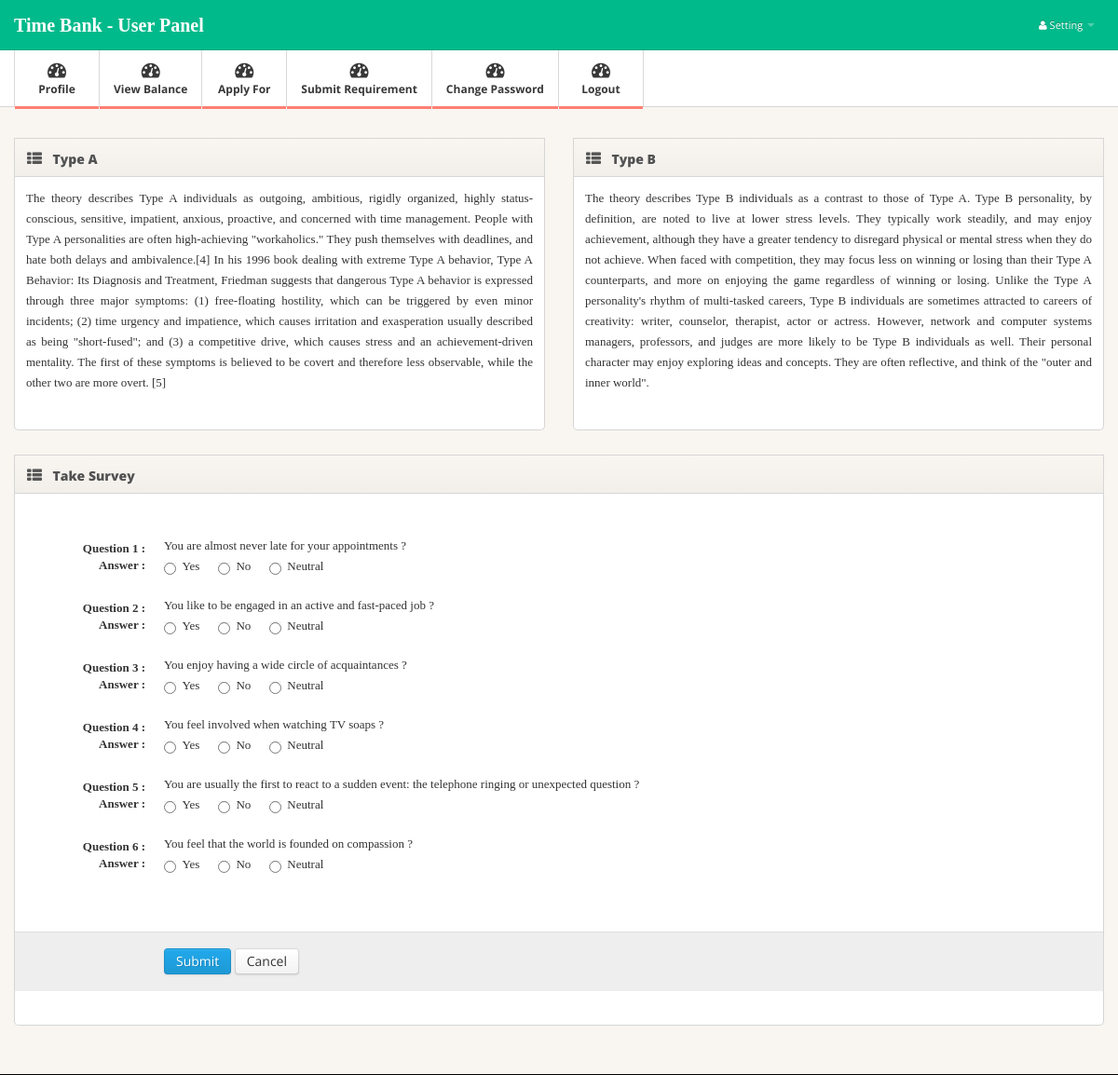
The app's page /based_approx.php (signed in) with its own data.
### tables this page shows
CREATE TABLE IF NOT EXISTS `question_add_based` (
  `sno` int(11) NOT NULL AUTO_INCREMENT,
  `based_question` varchar(444) NOT NULL,
  ` marks_yes` varchar(444) NOT NULL,
  ` marks_no` varchar(444) NOT NULL,
  ` marks_nautral` varchar(444) NOT NULL,
  ` ques_cat` varchar(444) NOT NULL,
  PRIMARY KEY (`sno`)
);

### based_approx.php (the view, shortened to what this page needs)
<?php include "include/head.php" ?>
</head>
<body>
<?php include "include/menu.php" ?>
<div class="main">
  <div class="main-inner">
    <div class="container">
	<div class="row">
        <div class="span6">
          <div class="widget widget-table action-table">
            <div class="widget-header"> <i class="icon-th-list"></i>
              <h3>Type A</h3>
            </div>
            <div class="widget-content">
            				  <form id="edit-profile" name="myform" action="takesurvey_add.php" method="post" onSubmit="return validate()" class="form-horizontal">
									<fieldset>
										<p align="justify" style="font-family:'Times New Roman', Times, serif; padding:12px">
			  The theory describes Type A individuals as outgoing, ambitious, rigidly organized, highly status-conscious, sensitive, impatient, anxious, proactive, and concerned with time management. People with Type A personalities are often high-achieving "workaholics." They push themselves with deadlines, and hate both delays and ambivalence.[4]
In his 1996 book dealing with extreme Type A behavior, Type A Behavior: Its Diagnosis and Treatment, Friedman suggests that dangerous Type A behavior is expressed through three major symptoms: (1) free-floating hostility, which can be triggered by even minor incidents; (2) time urgency and impatience, which causes irritation and exasperation usually described as being "short-fused"; and (3) a competitive drive, which causes stress and an achievement-driven mentality. The first of these symptoms is believed to be covert and therefore less observable, while the other two are more overt. [5]</p>
									</fieldset>
								</form>
            </div>
          </div>
        </div>
        <div class="span6">
          <div class="widget widget-table action-table">
            <div class="widget-header"> <i class="icon-th-list"></i>
              <h3>Type B</h3>
            </div>
            <div class="widget-content">
            				  <form id="edit-profile" name="myform" action="takesurvey_add.php" method="post" onSubmit="return validate()" class="form-horizontal">
									<fieldset>
										<p align="justify" style="font-family:'Times New Roman', Times, serif; padding:12px">
			The theory describes Type B individuals as a contrast to those of Type A. Type B personality, by definition, are noted to live at lower stress levels. They typically work steadily, and may enjoy achievement, although they have a greater tendency to disregard physical or mental stress when they do not achieve. When faced with competition, they may focus less on winning or losing than their Type A counterparts, and more on enjoying the game regardless of winning or losing. Unlike the Type A personality's rhythm of multi-tasked careers, Type B individuals are sometimes attracted to careers of creativity: writer, counselor, therapist, actor or actress. However, network and computer systems managers, professors, and judges are more likely to be Type B individuals as well. Their personal character may enjoy exploring ideas and concepts. They are often reflective, and think of the "outer and inner world".</p>
									</fieldset>
								</form>
            </div>
          </div>
        </div>
      </div>
      <div class="row">
        <div class="span12">
          <div class="widget widget-table action-table">
            <div class="widget-header"> <i class="icon-th-list"></i>
              <h3>Take Survey</h3>
            </div>
            <div class="widget-content">
            				  <form id="edit-profile" name="myform" action="takesurvey_based_add.php" method="post" onSubmit="return validate()" class="form-horizontal">
									<fieldset>
										<br><br>
										 	<?php
												$sql="select * from question_add_based";
												$result=mysql_query($sql);
												$i=1;
												while($row=mysql_fetch_array($result))
												{
											  ?>
												<font style="font-family:'Times New Roman', Times, serif;">
													<div class="control-group">
														<label class="control-label" for="firstname"><b>Question <?php echo $i ?> :<br />Answer :</b></label>
														<div class="controls">
															<?php echo $row[1] ?><br />
															<input type="radio" name="answer<?php echo $i ?>" value="Yes" /> &nbsp;Yes	&emsp;
															<input type="radio" name="answer<?php echo $i ?>" value="No" /> &nbsp;No		&emsp;
															<input type="radio" name="answer<?php echo $i ?>" value="Neutral" /> &nbsp;Neutral
														</div>
													</div>
												</font>
											<?php
												$i++;
												}
											?>
										 <br />
										<div class="form-actions">
											<button type="submit" class="btn btn-primary">Submit</button>
											<button type="reset" class="btn">Cancel</button>
										</div>
									</fieldset>
								</form>
            </div>
          </div>
        </div>
      </div>
    </div>
  </div>
</div>
</body>
</html>

### css/style.css (style rules this page uses)
body { background: #f9f6f1; font: 13px/1.7em 'Open Sans'; }
p { font: 13px/1.7em 'Open Sans'; }
input, button, select, textarea { font-family: 'Open Sans'; }
.main { padding-bottom: 2em; border-bottom: 1px solid #000; }
.widget { position: relative; clear: both; width: auto; margin-bottom: 2em; overflow: hidden; }
.widget-header { position: relative; height: 40px; line-height: 40px; background: #f9f6f1; background:-moz-linear-gradient(top, #f9f6f1 0%, #f2efea 100%); background:-webkit-gradient(linear, left top, left bottom, color-stop(0%,#f9f6f1), color-stop(100%,#f2efea)); background:-webkit-linear-gradient(top, #f9f6f1 0%,#f2efea 100%); background:-o-linear-gradient(top, #f9f6f1 0%,#f2efea 100%); background:-ms-linear-gradient(top, #f9f6f1 0%,#f2efea 100%); background:linear-gradient(top, #f9f6f1 0%,#f2efea 100%); filter: progid:DXImageTransform.Microsoft.gradient(startColorstr='#f9f6f1', endColorstr='#f2efea'); -ms-filter: "progid:DXImageTransform.Microsoft.gradient(startColorstr='#f9f6f1', endColorstr='#f2efea')"; border: 1px solid #d6d6d6; -webkit-background-clip: padding-box; }
.widget-header h3 { position: relative; top: 2px; left: 10px; display: inline-block; margin-right: 3em; font-size: 14px; font-weight: 800; color: #525252; line-height: 18px; text-shadow: 1px 1px 2px rgba(255,255,255,.5); }
.widget-header [class^="icon-"], .widget-header [class*=" icon-"] { display: inline-block; margin-left: 13px; margin-right: -2px; font-size: 16px; color: #555; vertical-align: middle; }
.widget-content { padding: 20px 15px 15px; background: #FFF; border: 1px solid #D5D5D5; -moz-border-radius: 5px; -webkit-border-radius: 5px; border-radius: 5px; }
.widget-header+.widget-content { border-top: none; -webkit-border-top-left-radius: 0; -webkit-border-top-right-radius: 0; -moz-border-radius-topleft: 0; -moz-border-radius-topright: 0; border-top-left-radius: 0; border-top-right-radius: 0; }
.widget-content:before, .widget-content:after { content:""; display:table; }
.widget-content:after { clear:both; }
.widget-content { zoom:1; }
.widget-table .widget-content { padding: 0; }

### records on screen
question_add_based: based_question "You are almost never late for your appointments ?"
question_add_based: based_question "You like to be engaged in an active and fast-paced job ?"
question_add_based: based_question "You enjoy having a wide circle of acquaintances ?"
question_add_based: based_question "You feel involved when watching TV soaps ?"
question_add_based: based_question "You are usually the first to react to a sudden event: the telephone ringing or unexpected question ?"
question_add_based: based_question "You feel that the world is founded on compassion ?"
